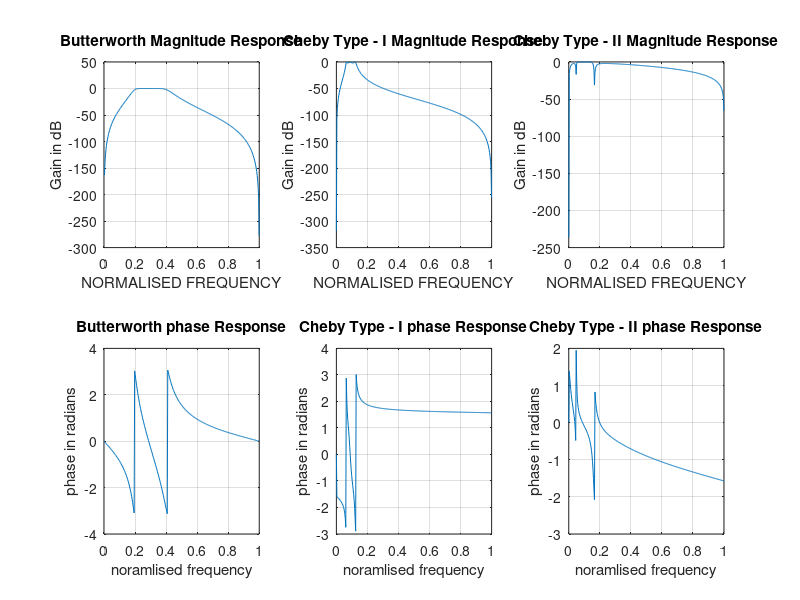
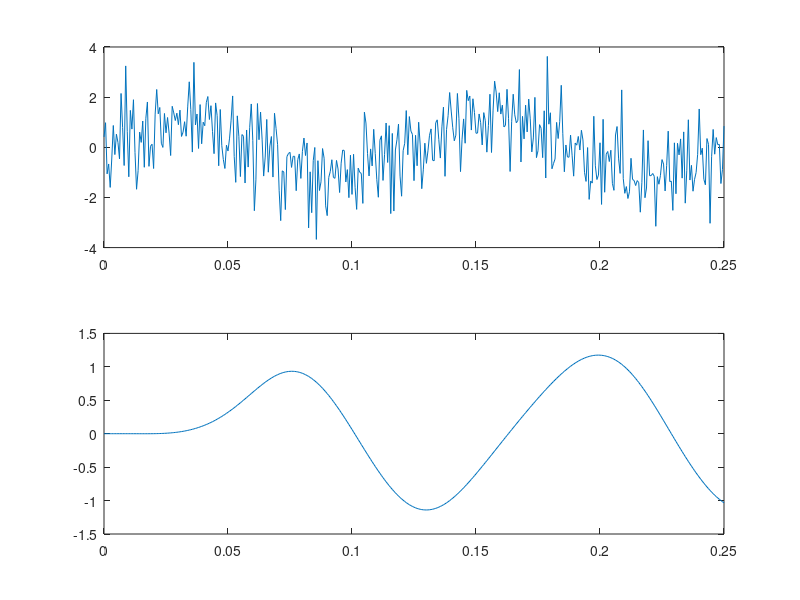

These figures' MATLAB source, in order:
clc;
clear all;
close all;
%% Exp-8. Design of IIR filters
% T1: Note the IIR filter parameters required for the design.
% T2: Use the Design methods of IIR filter - Butterworth and Chebechev models
% T3: Use the LPF to filter a random noisy signal.

%% T1 & T2:: To Design We need the basic info
alphap=2;  %passband attenuation in dB
alphas=20; %stopband attenuation in dB
wp=[.2*pi,.4*pi]; % passband freq. in radians
ws=[.1*pi,.5*pi]; % stopband freq. in radians
%to find cutoff freq. and order of the filter
[n,wn]=buttord(wp/pi,ws/pi,alphap,alphas) %syatem function of the filter
[b,a]=butter(n,wn)
w=0:.01:pi;
[h,ph]=freqz(b,a,w);
m=20*log10(abs(h));
an=angle(h);
subplot(2,3,1);plot(ph/pi,m);grid;
ylabel('Gain in dB');
xlabel('NORMALISED FREQUENCY')
title('Butterworth Magnitude Response')
subplot(2,3,4);plot(ph/pi,an);grid
ylabel('phase in radians');
xlabel('noramlised frequency')
title('Butterworth phase Response')
% Chebyshev type - 1 and 2 filter responses
[n,wn] = cheb1ord(wp/10,ws/10,alphap,alphas)  % Gives mimimum order of filter
[b,a] = cheby1(n,alphap,wn);        % Chebyshev Type I filter design
w=0:.01:pi;
[h,ph]=freqz(b,a,w);
m=20*log10(abs(h));
an=angle(h);
subplot(2,3,2);plot(ph/pi,m);grid;
ylabel('Gain in dB');
xlabel('NORMALISED FREQUENCY')
title('Cheby Type - I Magnitude Response')
subplot(2,3,5);plot(ph/pi,an);grid
ylabel('phase in radians');
xlabel('noramlised frequency')
title('Cheby Type - I phase Response')
% Chebyshev Type - II
[n,wn] = cheb2ord(wp/10,ws/10,alphap,alphas)  % Gives mimimum order of filter
[b,a] = cheby2(n,alphap,wn);        % Chebyshev Type II filter design
w=0:.01:pi;
[h,ph]=freqz(b,a,w);
m=20*log10(abs(h));
an=angle(h);
subplot(2,3,3);plot(ph/pi,m);grid;
ylabel('Gain in dB');
xlabel('NORMALISED FREQUENCY')
title('Cheby Type - II Magnitude Response')
subplot(2,3,6);plot(ph/pi,an);grid
ylabel('phase in radians');
xlabel('noramlised frequency')
title('Cheby Type - II phase Response')
% Q. Idnetify filter type.
% Q. Use the above code to create Other types.
%% T3
Fs = 40; %Sampling Rate/Frequency Hz
st = 1/Fs;  % Sample in between time interval in Sec
t = 0:st:10;
Fc = 8;  % Sine wave frequency Hz
x = sin(2*pi*Fc/Fs*t);
t = t/Fs;
Noisy_dataIn = randn(1,401)+x;
figure
subplot(211),plot(t,Noisy_dataIn)
% Butter LPF
fc = 100;
fs = 10000;
[b,a] = butter(6,fc/(fs/2));
% Apply on Data
Filtered_dataOut = filter(b,a,Noisy_dataIn);
subplot(212),plot(t,Filtered_dataOut)
%figure,freqz(b,a)
% Q. What are the filter parameters that need adjustments to arrive at the
% desired output.
% Q. Tell how order of the filter influences the output
% Q. Calculate the filter performance using MSE and PSNR by comparing with
% other IIR filters.
%% T4 - Impulse Invarient Method based IIR filter Design
% Analog and Digital Butterworth Filters
% f = 2;
% fs = 10;
% [b,a] = butter(6,2*pi*f,'s'); % Analog Filter
% [bz,az] = impinvar(b,a,fs); % Digital Filter
% figure
% freqz(bz,az,1024,fs)
% title('Digital BW Filter')
% figure 
% impz(bz,az,[],fs)
% title('Analog BW Filter')
% figure
% zplane(bz,az)
% %% T5: Bilinear Transformation
% % Fs = 0.5;                             % Sampling frequency
% [z,p,k] = butter(n,wn);            % Lowpass filter prototype
% [num,den] = zp2tf(z,p,k);             % Convert to transfer function form
% [numd,dend] = bilinear(num,den,fs);   % Analog to digital conversion
% figure
% freqz(numd,dend)                     % Visualize the filter
% figure 
% impz(p,z,[],fs)
% title('Analog BW Filter')
% figure
% zplane(p,z)
